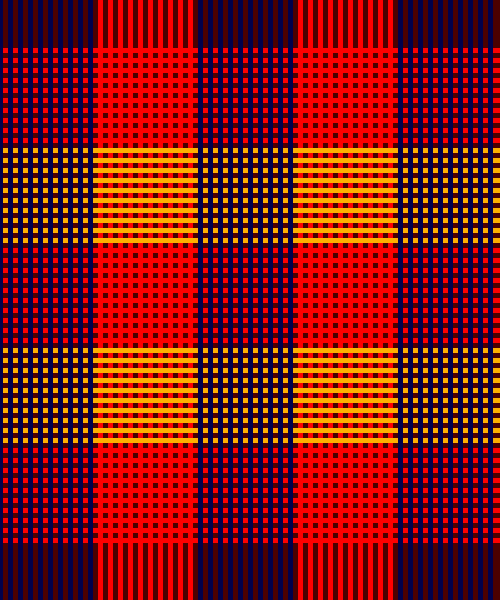
Frame 1 (no input)
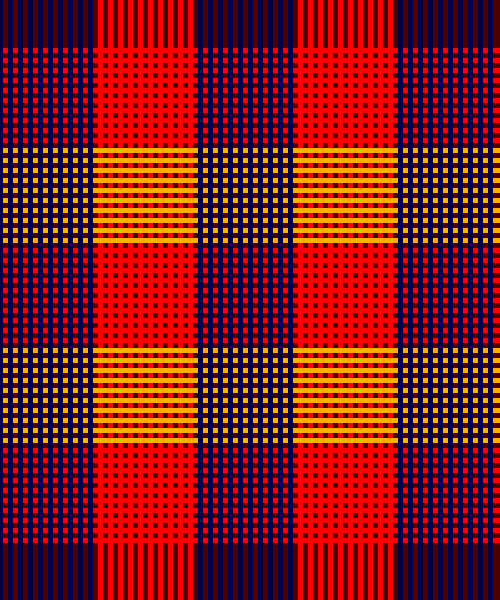
Frame 60 (the mouse pressed at the canvas centre just before this capture)
Frame 120 (the mouse held since frame 60 and released just before this capture): identical to frame 60, image omitted

The Processing sketch that drew these frames (run headless with seeded random() and noise(); from frame 60 on, the mouse is pressed at the canvas centre):

// Processing sketch: processing_92589
// ── processing_92589.pde

void setup() {

  size (500, 600);
  smooth();
  background(75, 0, 0);
}
void draw() {


  stroke(255, 0, 0); //bright red weft
  strokeWeight(5);
  for (int i=0;i<10;i++) {
    line(0, 50+i*10, 500, 50+i*10);
  }

  stroke(255, 0, 0); //bright red warp
  strokeWeight(5);
  for (int i=0;i<10;i++) {
    line(100+i*10, 0, 100+i*10, 600);
  }
  stroke(255, 0, 0); //bright red weft
  strokeWeight(5);
  for (int i=0;i<10;i++){
  line(0, 250+i*10, 500, 250+i*10);
  }
  stroke(255, 0, 0); //bright red warp
  strokeWeight(5);
  for (int i=0;i<10;i++) {
  line(300+i*10, 0, 300+i*10, 600);
  }
  stroke(255, 175, 0); //yellow weft
  strokeWeight(5);
  for (int i=0;i<10;i++) {
  line(0, 150+i*10, 500, 150+i*10);
  }
  stroke(255, 175, 0); //yellow weft
  strokeWeight(5);
  for (int i=0;i<10;i++) {
  line(0, 350+i*10, 500, 350+i*10);
  }
  stroke(255, 0, 0); //bright red weft
  strokeWeight(5);
  for (int i=0;i<10;i++) {
  line(0, 450+i*10, 500, 450+i*10);
  }
  stroke(0, 0, 75); //dark blue warp 
  strokeWeight(5);
  for (int i=0;i<10;i++) {
  line(0+i*10, 0, 0+i*10, 600);
  }
  stroke(0, 0, 75); //dark blue warp
  strokeWeight(5);
  for (int i=0;i<10;i++) {
  line(200+i*10, 0, 200+i*10, 600);
  }
  stroke(0, 0, 75); //dark blue warp
  strokeWeight(5);
  for (int i=0;i<10;i++) {
  line(400+i*10, 0, 400+i*10, 600);
}
}
